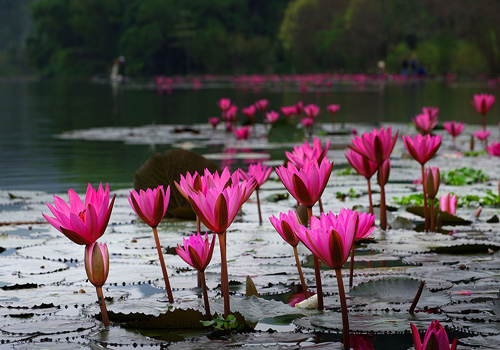
#> input picture Image/hoasung.jpg, 500 x 350 px
$ python doikenh.py
#> lines starting #> are read from the running program, lines starting #| are printed output that depends on the picture; after the words box and inside, x2 and y2 are one past the last pixel; in counts of white or black regions, pixels touching at a corner belong together
import cv2;
# import numpy as np

src = cv2.imread('Image/hoasung.jpg', 1)
#> src is the input picture: shape (350, 500, 3); mean B, G, R 81.6, 78.7, 91

# Thong tin anh: chieu cao, chieu rong va so luong kenh mau
print('Thong tin anh: ', src.shape)
#| Thong tin anh:  (350, 500, 3)

print('Chieu cao: ', src.shape[0])
#| Chieu cao:  350

# Kich thuoc anh (dung luong)
print('Size: ', src.size, 'byte ')
#| Size:  525000 byte

#boi den diem chon
cv2.rectangle(src, (100, 50), (400, 250), (0,255,0), 1)
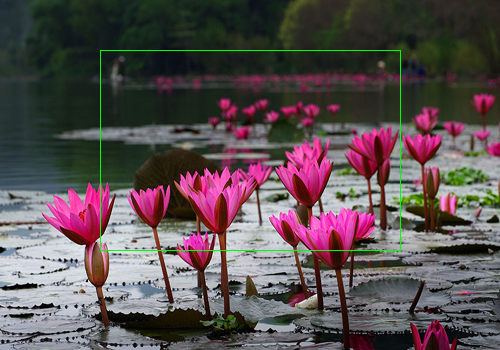
#> src: shape (350, 500, 3); 0.57% of pixels changed, all inside (x1, y1, x2, y2) = (100, 50, 401, 251)
cv2.imshow('Anh goc', src)
#Cat anh
subImg = src[50:250, 100:400] #  y, x
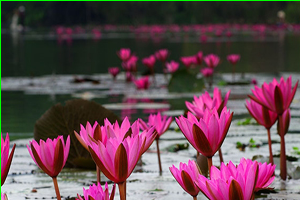
#> subImg: shape (200, 300, 3); mean B, G, R 79.9, 72, 99.8
cv2.imshow('Sub image', subImg)

#Doi kenh mau
subImg = subImg[:, :, 2] # Doi toan bo sang kenh R
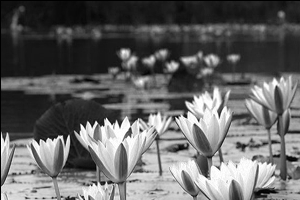
#> subImg: shape (200, 300); min 0, max 255, mean 99.8
cv2.imshow('Sub image', subImg)


cv2.waitKey()
cv2.destroyAllWindows()

$ run again, with Image/hoamai.jpg copied over Image/hoasung.jpg
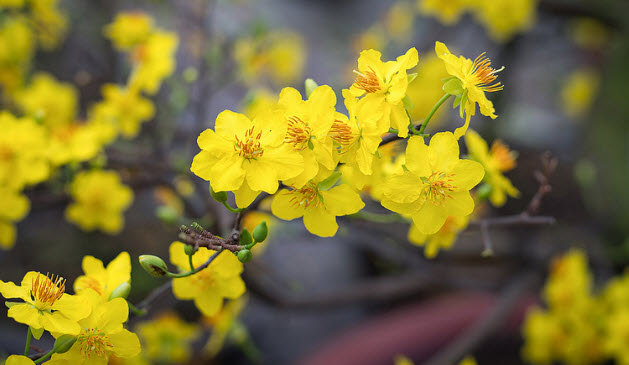
#> input picture Image/hoamai.jpg, 629 x 365 px
#> src is the input picture: shape (365, 629, 3); mean B, G, R 50.8, 115.8, 125.7
#| Thong tin anh:  (365, 629, 3)
#| Chieu cao:  365
#| Size:  688755 byte
#> `cv2.rectangle(src, (100, 50), (400, 250), (0,255,0), 1)`:
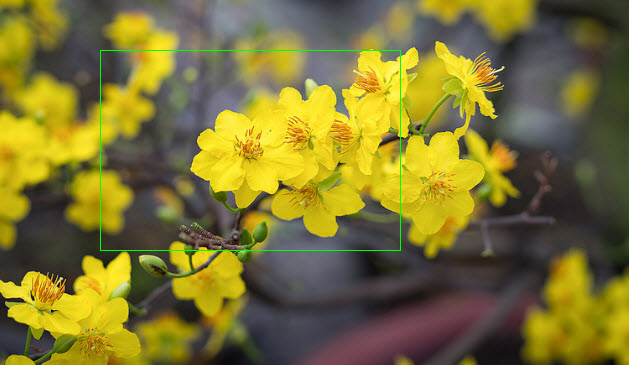
#> src: shape (365, 629, 3); 0.44% of pixels changed, all inside (x1, y1, x2, y2) = (100, 50, 401, 251)
#> `subImg = subImg[:, :, 2]`:
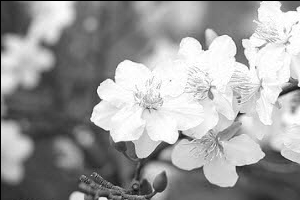
#> subImg: shape (200, 300); min 0, max 255, mean 157.5

$ run again, with Image/person.jpg copied over Image/hoasung.jpg
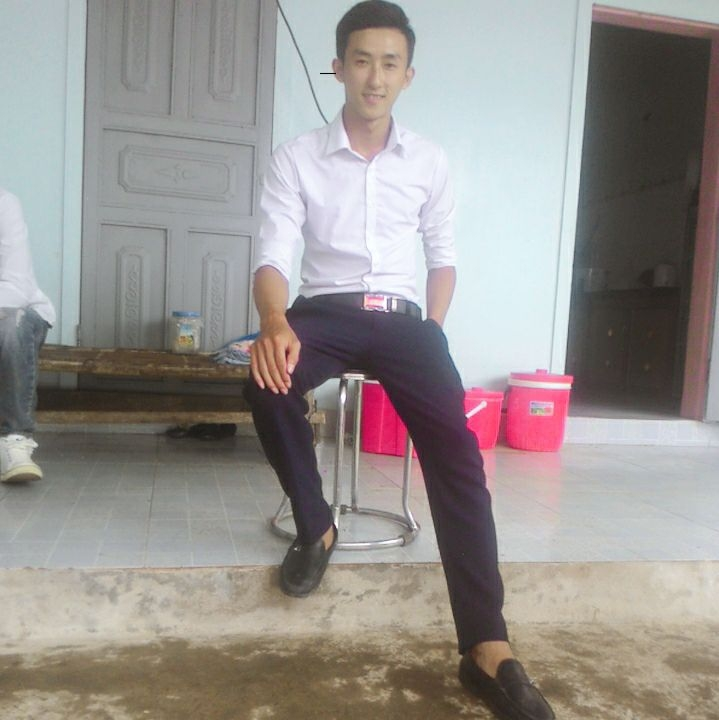
#> input picture Image/person.jpg, 719 x 720 px
#> src is the input picture: shape (720, 719, 3); mean B, G, R 142.6, 145.6, 150.7
#| Thong tin anh:  (720, 719, 3)
#| Chieu cao:  720
#| Size:  1553040 byte
#> `cv2.rectangle(src, (100, 50), (400, 250), (0,255,0), 1)`:
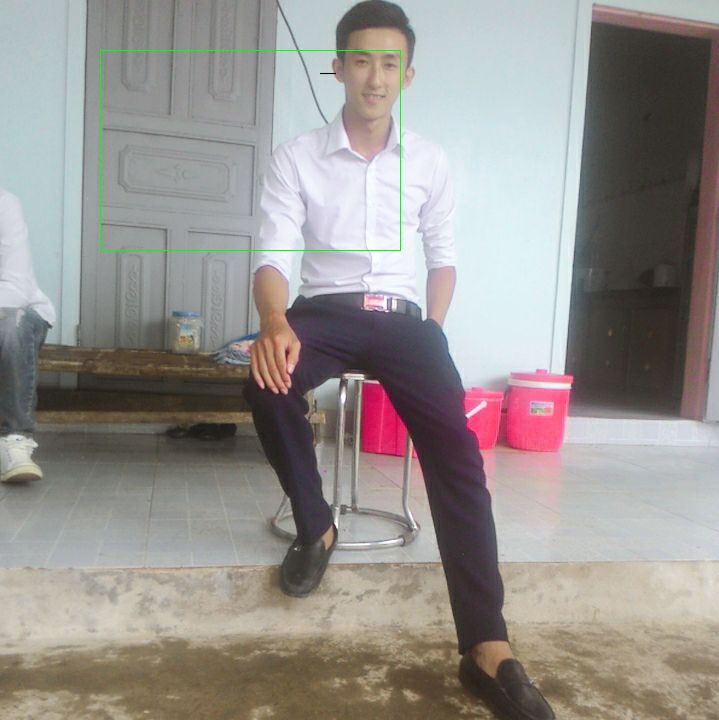
#> src: shape (720, 719, 3); 0.19% of pixels changed, all inside (x1, y1, x2, y2) = (100, 50, 401, 251)
#> `subImg = subImg[:, :, 2]`:
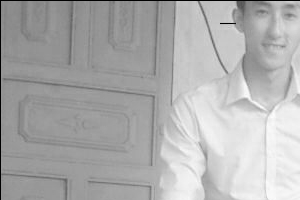
#> subImg: shape (200, 300); min 0, max 253, mean 173.7
